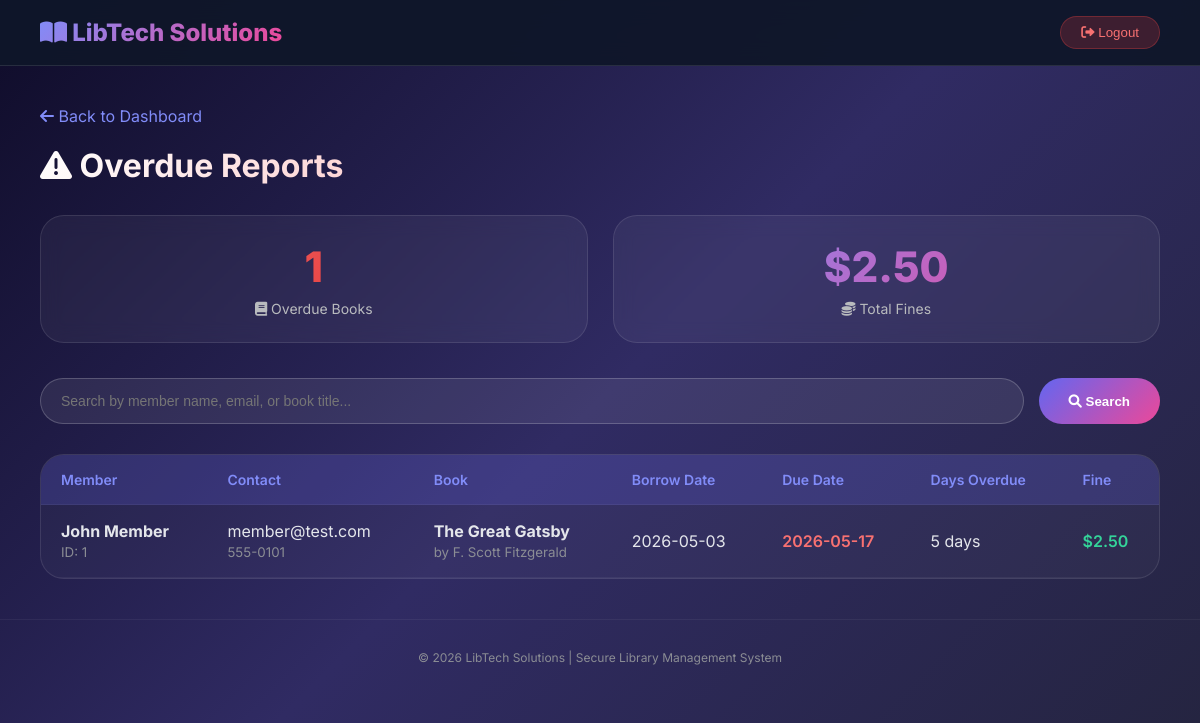
Page /overdue-reports.php (signed in) on the earlier database version.
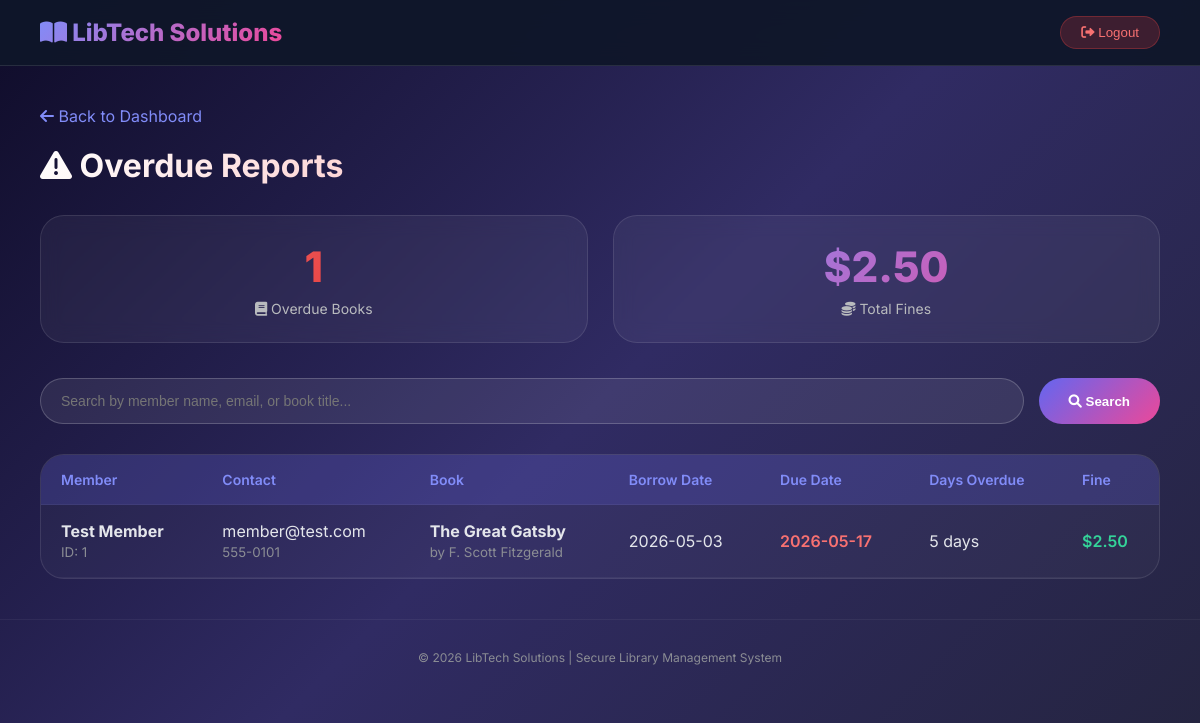
Same page on the later database version.
### tables this page shows
CREATE TABLE `transaction` (
  `transaction_id` int(11) NOT NULL,
  `member_id` int(11) NOT NULL,
  `book_id` int(11) NOT NULL,
  `borrow_date` date NOT NULL,
  `due_date` date NOT NULL,
  `return_date` date DEFAULT NULL,
  `fine_amount` decimal(10,2) DEFAULT 0.00,
  `fine_paid` tinyint(1) DEFAULT 0,
  `status` varchar(20) DEFAULT 'Borrowed'
);

CREATE TABLE `member` (
  `member_id` int(11) NOT NULL,
  `admin_id` int(11) DEFAULT NULL,
  `full_name` varchar(100) NOT NULL,
  `email` varchar(100) NOT NULL,
  `phone` varchar(20) NOT NULL,
  `membership_date` date DEFAULT curdate(),
  `is_blocked` tinyint(1) DEFAULT 0,
  `created_at` datetime DEFAULT current_timestamp()
);

CREATE TABLE `book` (
  `book_id` int(11) NOT NULL,
  `title` varchar(200) NOT NULL,
  `author` varchar(100) NOT NULL,
  `isbn` varchar(13) DEFAULT NULL,
  `genre` varchar(50) DEFAULT NULL,
  `total_copies` int(11) DEFAULT 1,
  `available_copies` int(11) DEFAULT 1,
  `added_date` date DEFAULT curdate()
);

### overdue-reports.php (the view, shortened to what this page needs)
<?php
require_once 'config.php';
$search = $_GET['search'] ?? '';
$query = "SELECT
            m.member_id,
            m.full_name as member_name,
            m.email as member_email,
            m.phone as member_phone,
            b.title as book_title,
            b.author as book_author,
            t.borrow_date,
            t.due_date,
            DATEDIFF(CURDATE(), t.due_date) as days_overdue,
            DATEDIFF(CURDATE(), t.due_date) * 0.50 as fine_amount
          FROM transaction t
          JOIN member m ON t.member_id = m.member_id
          JOIN book b ON t.book_id = b.book_id
          WHERE t.return_date IS NULL AND t.due_date < CURDATE()";
$query .= " ORDER BY t.due_date ASC";
$result = $conn->query($query);
$total_overdue = 0;
$total_fines = 0;
if($result && $result->num_rows > 0) {
    $total_overdue = $result->num_rows;
    $result->data_seek(0);
    while($row = $result->fetch_assoc()) {
        $total_fines += $row['fine_amount'];
    }
    $result->data_seek(0);
}
?>
<!DOCTYPE html>
<html lang="en">
<head>
    <link rel="stylesheet" href="https://cdnjs.cloudflare.com/ajax/libs/font-awesome/6.0.0/css/all.min.css">
</head>
<body>
    <div class="navbar">
        <div class="logo"><i class="fas fa-book-open"></i> LibTech Solutions</div>
        <button class="logout-btn" onclick="window.location.href='auth/logout.php'"><i class="fas fa-sign-out-alt"></i> Logout</button>
    </div>
    <div class="container">
        <a href="librarian-dashboard.php" class="back-link"><i class="fas fa-arrow-left"></i> Back to Dashboard</a>
        <div class="page-title">
            <h1><i class="fas fa-exclamation-triangle"></i> Overdue Reports</h1>
        </div>
        <div class="stats-cards">
            <div class="stat-card overdue">
                <div class="stat-number"><?php echo $total_overdue; ?></div>
                <div class="stat-label"><i class="fas fa-book"></i> Overdue Books</div>
            </div>
            <div class="stat-card">
                <div class="stat-number">$<?php echo number_format($total_fines, 2); ?></div>
                <div class="stat-label"><i class="fas fa-coins"></i> Total Fines</div>
            </div>
        </div>
        <div class="search-bar">
            <form method="GET" class="search-form">
                <input type="text" name="search" class="search-input" placeholder="Search by member name, email, or book title..." value="<?php echo htmlspecialchars($search); ?>">
                <button type="submit" class="search-btn"><i class="fas fa-search"></i> Search</button>
            </form>
        </div>
        <div class="table-container">
            <table>
                <thead>
                    <tr>
                        <th>Member</th>
                        <th>Contact</th>
                        <th>Book</th>
                        <th>Borrow Date</th>
                        <th>Due Date</th>
                        <th>Days Overdue</th>
                        <th>Fine</th>
                    </tr>
                </thead>
                <tbody>
                    <?php if($result && $result->num_rows > 0): ?>
                        <?php while($row = $result->fetch_assoc()): ?>
                            <tr>
                                <td>
                                    <strong><?php echo htmlspecialchars($row['member_name']); ?></strong><br>
                                    <small style="color:#8b8d94;">ID: <?php echo $row['member_id']; ?></small>
                                </td>
                                <td>
                                    <?php echo htmlspecialchars($row['member_email']); ?><br>
                                    <small style="color:#8b8d94;"><?php echo htmlspecialchars($row['member_phone']); ?></small>
                                </td>
                                <td>
                                    <strong><?php echo htmlspecialchars($row['book_title']); ?></strong><br>
                                    <small style="color:#8b8d94;">by <?php echo htmlspecialchars($row['book_author']); ?></small>
                                </td>
                                <td><?php echo $row['borrow_date']; ?></td>
                                <td class="overdue-badge"><?php echo $row['due_date']; ?></td>
                                <td><?php echo $row['days_overdue']; ?> days</td>
                                <td class="fine-amount">$<?php echo number_format($row['fine_amount'], 2); ?></td>
                            </tr>
                        <?php endwhile; ?>
                    <?php endif; ?>
                </tbody>
            </table>
        </div>
    </div>
    <div class="footer">
        <p>© 2026 LibTech Solutions | Secure Library Management System</p>
    </div>
</body>
</html>

Differences in the rows shown:
changed through a linked row, transaction "member@test.com": member.full_name "John Member" → "Test Member"
